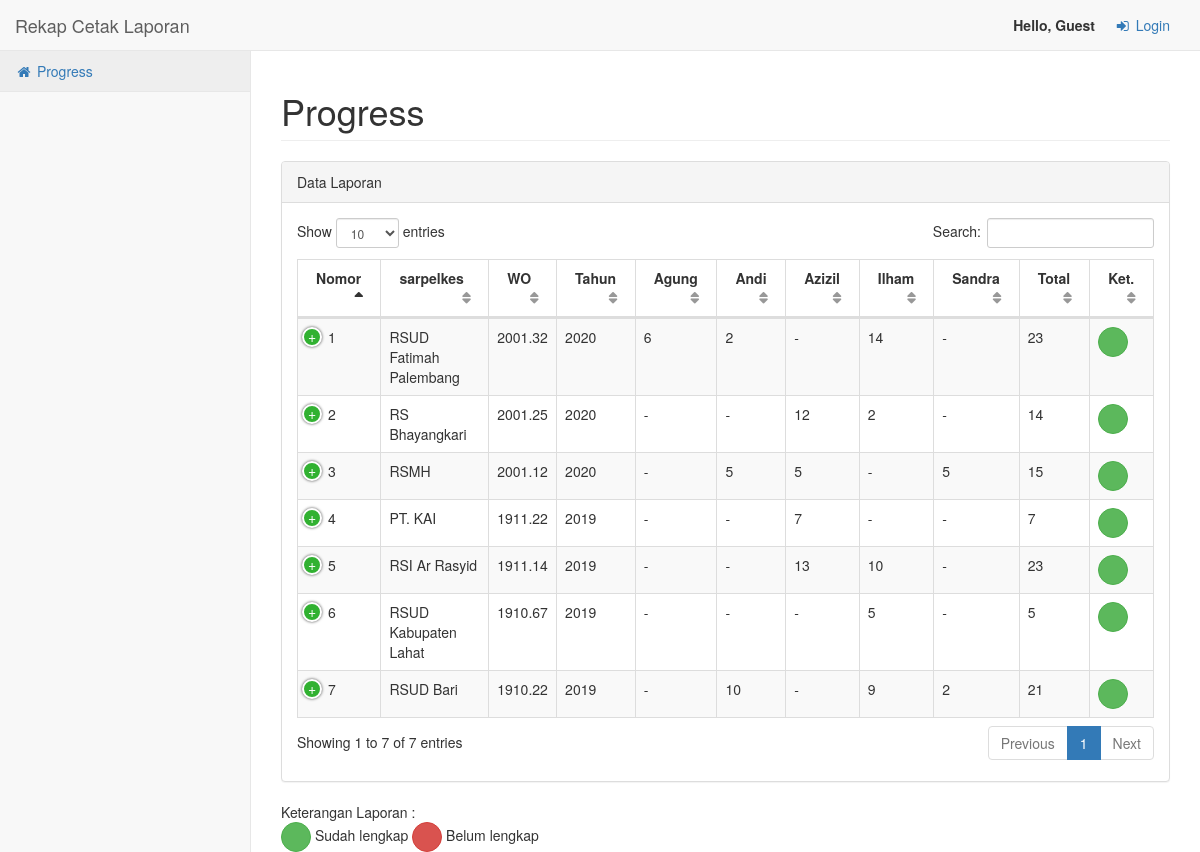
The app's page /rekap, older data.
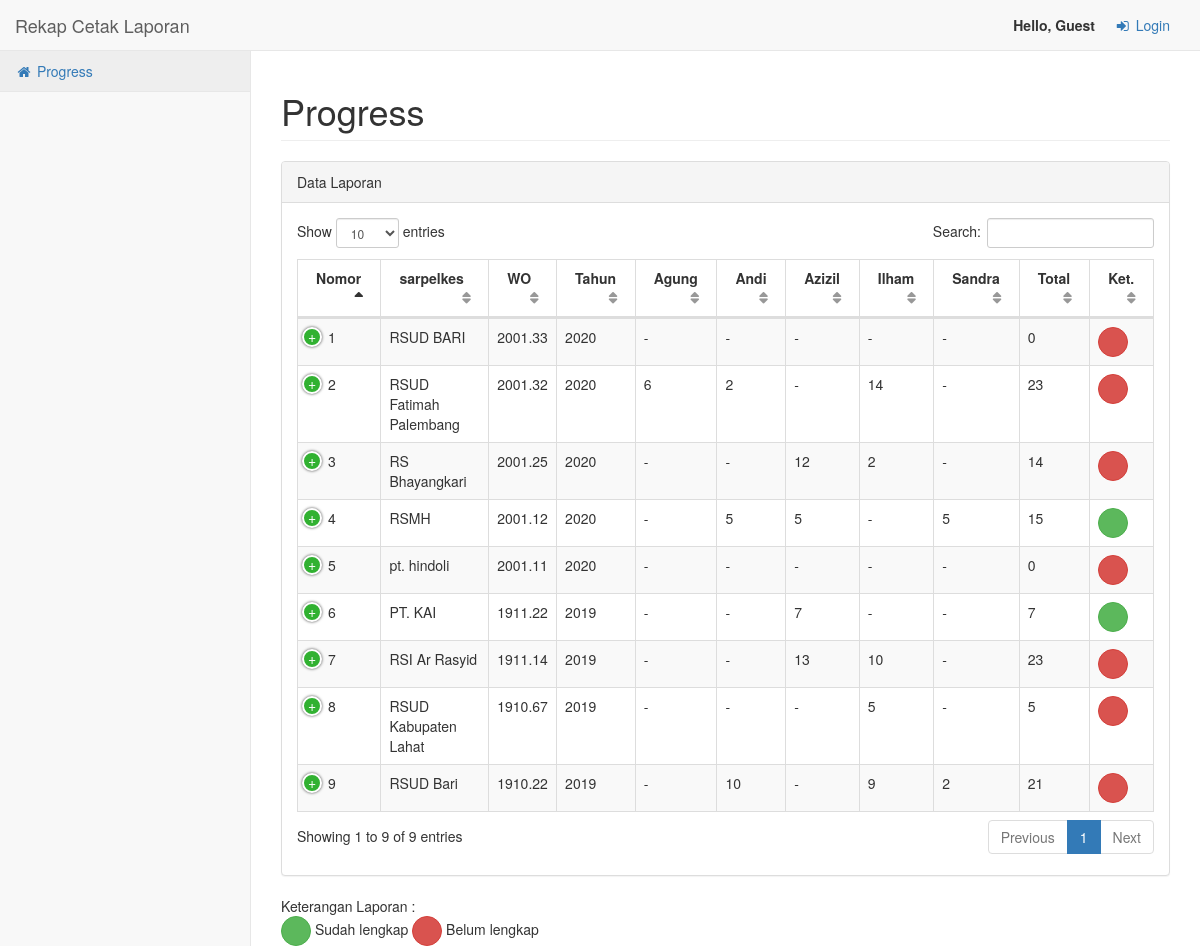
The same page, newer data.
### app/models.py (models this page shows, shortened)
class Rekap(db.Model):
    nomor = db.Column(db.Integer, primary_key=True)
    sarpelkes = db.Column(db.String(55), nullable=False)
    nomorwo = db.Column(db.String(8), nullable=False)
    tahun = db.Column(db.Integer)
    agung = db.Column(db.Integer)
    andi = db.Column(db.Integer)
    azizil = db.Column(db.Integer)
    ilham = db.Column(db.Integer)
    sandra = db.Column(db.Integer)
    total = db.Column(db.Integer)
    keterangan = db.Column(db.String(55))
    tgl_kirim = db.Column(db.DateTime)
    cetak = db.relationship('Cetak', backref='rekap', lazy='dynamic')

### app/rekap/routes.py (the view)
@mod.route('/')
@mod.route('/rekap')
def index():
    data = Rekap.query.order_by(Rekap.nomorwo.desc()).all()
    return render_template('beranda.html', title='Progress', page='Progress', data=data)

### app/templates/beranda.html (shortened to what this page needs)
{% extends 'base.html' %}
{% block cssTables %}
    <link href="{{ url_for('static', filename='vendor/datatables-plugins/dataTables.bootstrap.css') }}" rel="stylesheet">
    <link href="{{ url_for('static', filename='vendor/datatables-responsive/dataTables.responsive.css') }}" rel="stylesheet">
{% endblock cssTables %}
{% block content %}
<div class="row">
    <div class="col-lg-12">
        <div class="panel panel-default">
            <div class="panel-heading">
                Data Laporan
            </div>
            <div class="panel-body">
                <table width="100%" class="table table-striped table-bordered table-hover" id="dataRekap">
                    <thead>
                        <tr>
                            <th>Nomor</th>
                            <th>sarpelkes</th>
                            <th>WO</th>
                            <th>Tahun</th>
                            <th>Agung</th>
                            <th>Andi</th>
                            <th>Azizil</th>
                            <th>Ilham</th>
                            <th>Sandra</th>
                            <th>Total</th>
                            <th>Ket.</th>
                        </tr>
                    </thead>
                    <tbody>
                    {% for i in data %}
                        <tr>
                            <td>{{ loop.index }}</td>
                            <td>{{ i.sarpelkes }}</td>
                            <td>{{ i.nomorwo }}</td>
                            <td>{{ i.tahun }}</td>
                            <td>{{ i.agung }}</td>
                            <td>{{ i.andi }}</td>
                            <td>{{ i.azizil }}</td>
                            <td>{{ i.ilham }}</td>
                            <td>{{ i.sandra }}</td>
                            <td>{{ i.total }}</td>
                            {% if i.keterangan=="belum" %}
                                <td><button class="btn btn-xs btn-danger btn-circle" title="Belum lengkap"></button></td>
                            {% else %}
                                <td><button class="btn btn-xs btn-success btn-circle" title="Sudah lengkap"></button></td>
                            {% endif %}
                        </tr>
                    {% endfor %}
                    </tbody>
                </table>
            </div>
        </div>
        Keterangan Laporan :<br>
        <button class="btn btn-circle btn-success btn-xs"></button> Sudah lengkap
        <button class="btn btn-circle btn-danger btn-xs"></button> Belum lengkap
    </div>
</div>
{% endblock content %}

Row changes from the older to the newer data that the page shows:
added Rekap: sarpelkes "RSUD BARI", nomorwo "2001.33", tahun "2020", agung "-", andi "-", azizil "-", ilham "-", sandra "-", total "0", keterangan "belum" (drawn)
changed Rekap "RSUD Fatimah Palembang": keterangan "-" → "belum" (drawn)
changed Rekap "RS Bhayangkari": keterangan "-" → "belum" (drawn)
added Rekap: sarpelkes "pt. hindoli", nomorwo "2001.11", tahun "2020", agung "-", andi "-", azizil "-", ilham "-", sandra "-", total "0", keterangan "belum" (drawn)
changed Rekap "RSI Ar Rasyid": keterangan "-" → "belum" (drawn)
changed Rekap "RSUD Kabupaten Lahat": keterangan "tidak lengkap" → "belum" (drawn)
changed Rekap "RSUD Bari": keterangan "-" → "belum" (drawn)
Text that changed along with them:
text written by a page script: "Show entries Search: Showing 1 to 7 of 7 entries Previous 1 Next" → "Show entries Search: Showing 1 to 9 of 9 entries Previous 1 Next"
